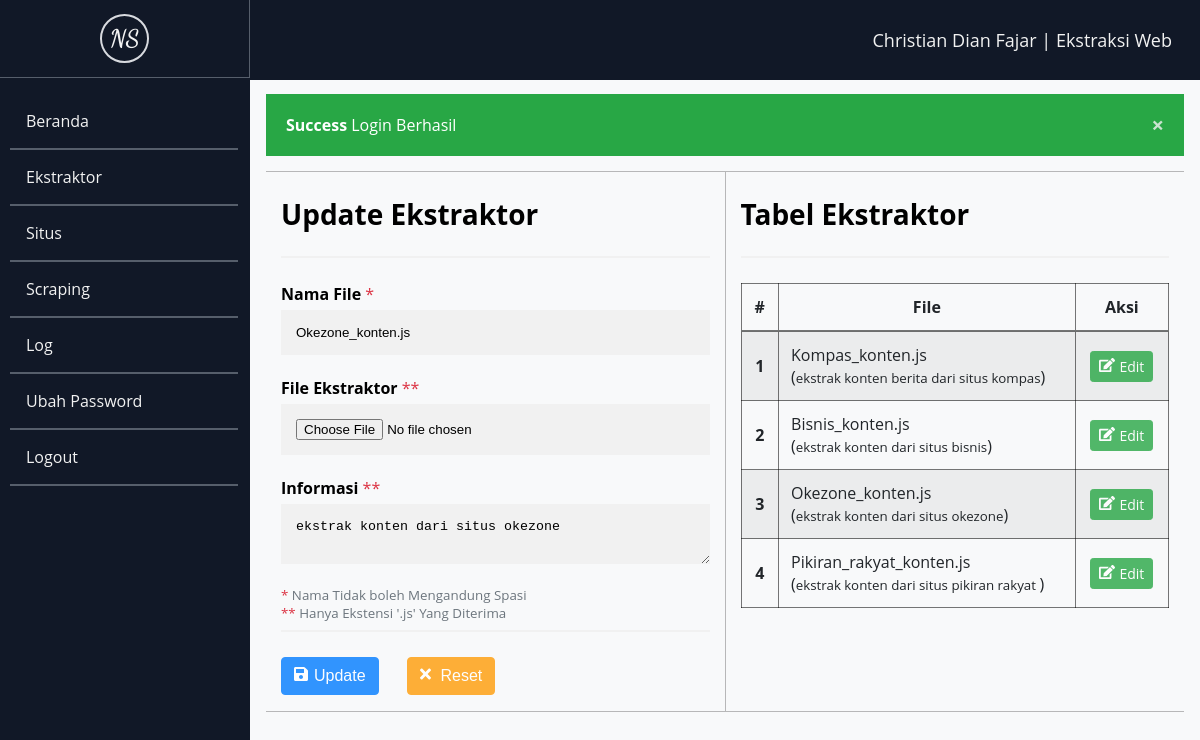
/ekstraktor/index/12 (signed in), run on the app's committed database.
### tables this page shows
CREATE TABLE `ekstraktor` (
  `id` int(11) NOT NULL,
  `nama` varchar(64) NOT NULL,
  `lokasi` varchar(64) NOT NULL,
  `info` text NOT NULL,
  `situs_id` int(11) DEFAULT NULL
);

### app/lib/helpers.php (called while the page is built, shortened)
<?php
function url($param = '')
{
    $url = ((isset($_SERVER['HTTPS']) && $_SERVER['HTTPS'] == "on") ? "https" : "http");
    $url .= "://" . $_SERVER['HTTP_HOST'];
    $url .= str_replace(basename($_SERVER['SCRIPT_NAME']), "", $_SERVER['SCRIPT_NAME']);
    return $url . $param;
}
function view($view, $data = [])
{
    require_once 'app/views/' . $view . '.php';
}
function getIndex()
{
    if (isset($_GET['url'])) {
        $url = rtrim($_GET['url'], '/');
        $url = filter_var($url, FILTER_SANITIZE_URL);
        $url = explode('/', $url);
        return end($url);
    }
}

### app/controllers/Ekstraktor.php (called while the page is built, shortened)
<?php
class Ekstraktor extends Controller
{
    public function index()
    {
        $data['ekstraktor'] = $this->db->get('ekstraktor');
        if ($index = getIndex()) {
            $data += ['byId' => $this->db->getWhere('ekstraktor', ['id' => $index])];
        }
        view('ekstraktor/index', $data);
    }
}

### app/core/App.php (called while the page is built, shortened)
<?php
class App
{
    protected $controller = 'Home';
    protected $method = 'index';
    protected $params = [];
    public function __construct()
    {
        $url = $this->parse();
        $url[0] = isset($url[0]) ? ucfirst($url[0]) : $this->controller;
        if (file_exists('app/controllers/' . $url[0] . '.php')) {
            $this->controller = $url[0];
            unset($url[0]);
        }
        $this->controller = new $this->controller;
        if (isset($url[1])) {
            if (method_exists($this->controller, $url[1])) {
                $this->method = $url[1];
                unset($url[1]);
            }
        }
        if (!empty($url)) {
            $this->params = array_values($url);
        }
        call_user_func_array([$this->controller, $this->method], $this->params);
    }
    public function parse()
    {
        if (isset($_GET['url'])) {
            $url = rtrim($_GET['url'], '/');
            $url = filter_var($url, FILTER_SANITIZE_URL);
            $url = explode('/', $url);
            return $url;
        }
        return false;
    }
}

### index.php (called while the page is built, shortened)
<?php
$app = new App;

### app/core/Database.php (called while the page is built, shortened)
<?php
class Database
{
    public $conn;
    public function __construct()
    {
        $this->conn = mysqli_connect(HOST, USER, PASS, DBNAME);
    }
    public function get($table = '')
    {
        $query = "SELECT * FROM $table";
        $execQuery = mysqli_query($this->conn, $query);
        $data = [];
        while ($row = mysqli_fetch_assoc($execQuery)) {
            $data[] = $row;
        }
        return $data;
    }
    public function getWhere($table = '', $where = [], $operator = false)
    {
        $query = "SELECT * FROM $table ";
        if ($operator) {
            $query .= "WHERE ";
            foreach ($where as $k => $v) {
                $query .= "$k='$v' $operator ";
            }
            $query = trim(rtrim(trim($query), $operator));
        } else {
            $query .= "WHERE ";
            foreach ($where as $k => $v) {
                $query .= "$k='$v'";
                break;
            }
        }
        $execQuery = mysqli_query($this->conn, $query);
        $data = [];
        while ($row = mysqli_fetch_assoc($execQuery)) {
            $data[] = $row;
        }
        if (count($data) == 1) {
            $data = $data[0];
        }
        return $data;
    }
}

### app/views/ekstraktor/index.php (the view, shortened to what this page needs)
<div class="content">
    <div class="container">
        <div class="row border-top border-bottom">
            <div class="col border-right">
                <?php if (empty($byId)) : ?>
                    <form action="<?= url('ekstraktor/create'); ?>" class="form" method="POST" enctype="multipart/form-data">
                        <h2 class="content-title">Tambah Ekstraktor</h2>
                        <hr>
                        <label for="filename">
                            <b>Nama File</b> <span class="text-danger">*</span>
                        </label>
                        <input type="text" placeholder="Contoh : example_link" name="filename" id="filename" pattern="[^\s]+" required>
                        <label for="ekstraktor">
                            <b>File Ekstraktor</b> <span class="text-danger">**</span>
                        </label>
                        <input type="file" name="ekstraktor" id="ekstraktor" required>
                        <label for="info">
                            <b>Informasi</b> <span class="text-danger">**</span>
                        </label>
                        <textarea name="info" id="info" placeholder="Contoh : File digunakan untuk mengekstrak link situs tujuan" required></textarea>
                        <small class="text-muted">
                            <span class="text-danger">*</span> Nama Tidak boleh Mengandung Spasi</small>
                        <br>
                        <small class="text-muted">
                            <span class="text-danger">**</span> Hanya Ekstensi '.js' Yang Diterima</small>
                        <hr>
                        <div class="d-flex w-50">
                            <button type="submit" class="btn btn-primary btn-submit">Tambah</button>
                            <button type="reset" class="btn btn-warning btn-reset">Reset</button>
                        </div>
                    </form>
                <?php else : ?>
                    <form action="<?= url('ekstraktor/update/' . getIndex()); ?>" class="form" method="POST" enctype="multipart/form-data">
                        <h2 class="content-title">Update Ekstraktor</h2>
                        <hr>
                        <label for="filename">
                            <b>Nama File</b> <span class="text-danger">*</span>
                        </label>
                        <input type="text" placeholder="Contoh : example_link" name="filename" id="filename" pattern="[^\s]+" value="<?= $byId['nama']; ?>" required>
                        <label for="ekstraktor">
                            <b>File Ekstraktor</b> <span class="text-danger">**</span>
                        </label>
                        <input type="file" name="ekstraktor" id="ekstraktor" required>
                        <label for="info">
                            <b>Informasi</b> <span class="text-danger">**</span>
                        </label>
                        <textarea name="info" id="info" placeholder="Contoh : File digunakan untuk mengekstrak link situs tujuan" required><?= $byId['info']; ?></textarea>
                        <small class="text-muted">
                            <span class="text-danger">*</span> Nama Tidak boleh Mengandung Spasi</small>
                        <br>
                        <small class="text-muted">
                            <span class="text-danger">**</span> Hanya Ekstensi '.js' Yang Diterima</small>
                        <hr>
                        <div class="d-flex w-50">
                            <button type="submit" class="btn btn-primary btn-submit">Update</button>
                            <button type="reset" class="btn btn-warning btn-reset">Reset</button>
                        </div>
                    </form>
                <?php endif; ?>
            </div>
            <div class="col">
                <h2 class="content-title">Tabel Ekstraktor</h2>
                <hr>
                <table class="table">
                    <thead>
                        <tr>
                            <th scope="col">#</th>
                            <th scope="col">File</th>
                            <th scope="col">Aksi</th>
                        </tr>
                    </thead>
                    <tbody>
                        <?php $i = 0; ?>
                        <?php foreach ($ekstraktor as $e) : ?>
                            <tr>
                                <th scope="row"><?= ++$i ?></th>
                                <td><?= $e['nama']; ?> <br>(<small><?= $e['info']; ?></small>)</td>
                                <td class="button-td">
                                    <a href="<?= url('ekstraktor/index/' . $e['id']) ?>" class="btn btn-sm btn-success btn-edit">Edit</a>
                                </td>
                            </tr>
                        <?php endforeach; ?>
                    </tbody>
                </table>
            </div>
        </div>
    </div>
</div>

### public/css/style.css (style rules this page uses)
* { box-sizing: border-box; }
body { font-family: Open Sans, sans-serif; margin: 0; padding: 0; }
a { text-decoration: none; }
.border-right { border-right: 1px solid #64646471 !important; }
.border-top { border-top: 1px solid #64646471 !important; }
.border-bottom { border-bottom: 1px solid #64646471 !important; }
.container { margin-left: auto; margin-right: auto; padding-left: 15px; padding-right: 15px; width: 100%; }
.content { background-color: #f8f9fa !important; }
.content-title { font-size: 28; }
div.content { margin-left: 250px; min-height: 1000px; padding: 1px 16px; }
.form input[type="text"], .form input[type="password"], .form input[type="file"] { background: #f1f1f1; border: none; display: block; margin: 5px 0 22px 0; padding: 15px; width: 100%; }
.form textarea { background: #f1f1f1; border: none; display: block; margin: 5px 0 22px 0; overflow: auto; padding: 15px; resize: vertical; width: 100%; }
hr { border: 1px solid #f1f1f1; margin-bottom: 25px; }
.btn { background-color: transparent; border: 1px solid transparent; border-radius: 0.25rem; color: #212529; cursor: pointer; display: inline-block; font-size: 1rem; font-weight: 400; line-height: 1.5; -moz-user-select: none; opacity: 0.8; padding: 0.375rem 0.75rem; text-align: center; transition: color 0.15s ease-in-out, background-color 0.15s ease-in-out, border-color 0.15s ease-in-out, box-shadow 0.15s ease-in-out; user-select: none; vertical-align: middle; -webkit-user-select: none; }
.btn-submit:before { background: url("../img/icons/save.svg") no-repeat; content: ""; display: block; filter: invert(100); float: left; height: 1rem; margin: 0.1rem 0.25rem 0 0; width: 1rem; }
.btn-edit:before { background: url("../img/icons/edit.svg") no-repeat; content: ""; display: block; filter: invert(100); float: left; height: 1rem; margin: 0.1rem 0.25rem 0 0; width: 1rem; }
.btn-reset:before { background: url("../img/icons/times.svg") no-repeat; content: ""; display: block; filter: invert(100); float: left; height: 1rem; margin: 0.1rem 0.25rem 0 0; width: 1rem; }
.btn-primary { background-color: #007bff; border-color: #007bff; color: #fff; }
.btn-success, .alert.success { background-color: #28a745; border-color: #28a745; color: #fff; }
.btn-warning { background-color: #ff9c07; border-color: #ff9c07; color: #fff; }
.btn-sm.btn { border-radius: 0.2rem; font-size: 0.875rem; line-height: 1.5; padding: 0.25rem 0.5rem; }
.d-flex { display: flex !important; flex-direction: row; justify-content: space-between; }
.w-50 { width: 50%; }
.table { border: 1px solid rgba(0, 0, 0, 0.534); border-collapse: collapse; color: #212529; margin-bottom: 1rem; width: 100%; }
.table th, .table td { border: 1px solid rgba(0, 0, 0, 0.534); padding: 0.75rem; vertical-align: middle; }
.table thead th { border-bottom: 2px solid rgba(0, 0, 0, 0.534); vertical-align: bottom; }
.table td.button-td { text-align: center; }
.table tbody tr:nth-of-type(odd) { background-color: rgba(0, 0, 0, 0.05); }
.row { display: flex; display: -ms-flexbox; flex-wrap: wrap; margin-left: -15px; margin-right: -15px; -ms-flex-wrap: wrap; }
.col { flex-basis: 0; flex-grow: 1; max-width: 100%; padding-left: 15px; padding-right: 15px; position: relative; width: 100%; }
.text-danger { color: #dc3545 !important; }
.text-muted { color: #6c757d !important; }

### data on the page
ekstraktor: filename "Okezone_konten.js", info "ekstrak konten dari situs okezone", nama "Okezone_konten.js"
ekstraktor: nama "Kompas_konten.js", info "ekstrak konten berita dari situs kompas"
ekstraktor: nama "Bisnis_konten.js", info "ekstrak konten dari situs bisnis"
ekstraktor: nama "Pikiran_rakyat_konten.js", info "ekstrak konten dari situs pikiran rakyat"

### other printed values
$notif['type'] "Success"
$notif['msg'] "Login Berhasil"
